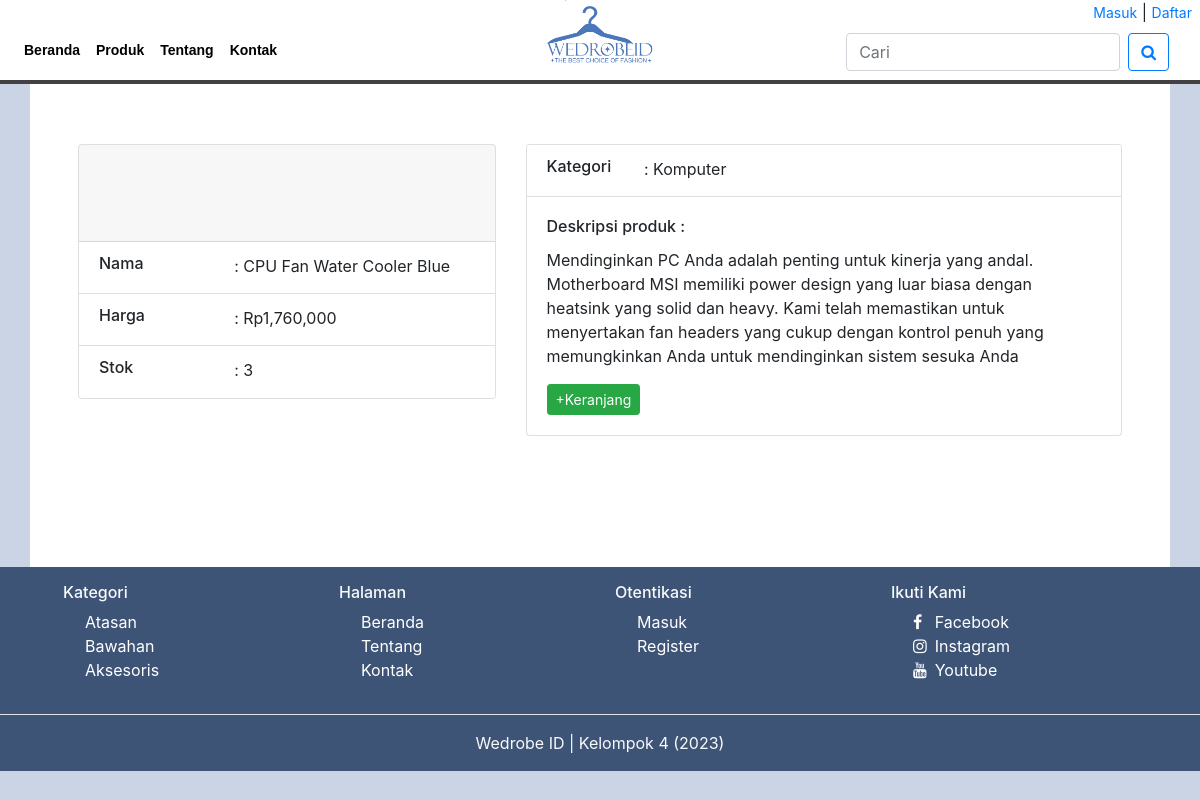
Page /user/detail.php/?id=64 on the committed database.
### tables this page shows
CREATE TABLE `produk` (
  `id_produk` int(11) NOT NULL,
  `nama` varchar(191) NOT NULL,
  `harga` int(20) NOT NULL,
  `stok` int(11) NOT NULL,
  `gambar` varchar(191) NOT NULL,
  `kategori` varchar(50) NOT NULL,
  `deskripsi` text NOT NULL,
  `createat` datetime NOT NULL DEFAULT CURRENT_TIMESTAMP ON UPDATE CURRENT_TIMESTAMP,
  `updateat` datetime DEFAULT NULL
);

### function/detail.php (called while the page is built, shortened)
<?php
require 'koneksi.php';
function detail($id)
{
    global $konek;
    $hasil =  mysqli_query($konek, "SELECT * FROM produk WHERE id_produk = '$id'");
    $data = [
        'produk' => $produk = mysqli_fetch_object($hasil),
        'judul' => $produk->nama,
    ];
    return $data;
}

### user/detail.php (the view, shortened to what this page needs)
<?php
require '../function/detail.php';
if (isset($_GET['id'])) {
    $produk = detail($_GET['id'])['produk'];
    $judul = detail($_GET['id'])['judul'];
}
require 'templates/header.php'; ?>
<div class="row mt-5 pt-5">
    <div class="col-md-5">
        <div class="card">
            <div class="card-header d-flex justify-content-center">
            </div>
            <ul class="list-group list-group-flush">
                <li class="list-group-item">
                    <div class="row">
                        <div class="col-sm-4">
                            <h6>Nama</h6>
                        </div>
                        <div class="col-sm">: <?= $produk->nama ?></div>
                    </div>
                </li>
                <li class="list-group-item">
                    <div class="row">
                        <div class="col-sm-4">
                            <h6>Harga</h6>
                        </div>
                        <div class="col-sm">: Rp<?= number_format($produk->harga) ?></div>
                    </div>
                </li>
                <li class="list-group-item">
                    <div class="row">
                        <div class="col-sm-4">
                            <h6>Stok</h6>
                        </div>
                        <div class="col-sm">: <?= $produk->stok ?></div>
                    </div>
                </li>
            </ul>
        </div>
    </div>
    <div class="col-md-7">
        <div class="card">
            <div class="card-header bg-white">
                <div class="row ">
                    <div class="col-2">
                        <h6>Kategori</h6>
                    </div>
                    <div class="col-10">
                        : <?= $produk->kategori ?>
                    </div>
                </div>
            </div>
            <div class="card-body">
                <h6 class="card-title">Deskripsi produk :</h6>
                <p class="card-text custom-break"><?= $produk->deskripsi ?></p>
                <form method="POST" action="">
                    <button name="cart" class="btn btn-sm btn-<?php echo $produk->stok > 0 ? 'success' : 'secondary'; ?>" <?php echo $produk->stok > 0 ? '' : 'disabled'; ?>>
                            <?php echo $produk->stok > 0 ? '+Keranjang' : 'Habis'; ?>
                        </button>
                </form>
            </div>
        </div>
    </div>
</div>
<?php require 'templates/footer.php' ?>

### assets/css/custom.css (style rules this page uses)
:root { --wedrobebg1: #CBD4E4; --wedrobebg2: #3D5476; --wedrobebg3: #FFF; }
* { margin: 0; padding: 0; }
.custom-bg1 { background-color: #CBD4E4; }
.custom-break { white-space: break-spaces; }

### rows in the picture
produk: nama "CPU Fan Water Cooler Blue", harga "1,760,000", stok "3", kategori "Komputer", deskripsi "Mendinginkan PC Anda adalah penting untuk kinerja yang andal. Motherboard MSI memiliki power design yang luar biasa dengan heatsink yang solid dan heavy. Kami telah memastikan untuk menyertakan fan headers yang cukup dengan kontrol penuh yang memungkinkan Anda untuk mendinginkan sistem sesuka Anda"

### other values in the picture
author "Kelompok 4"
